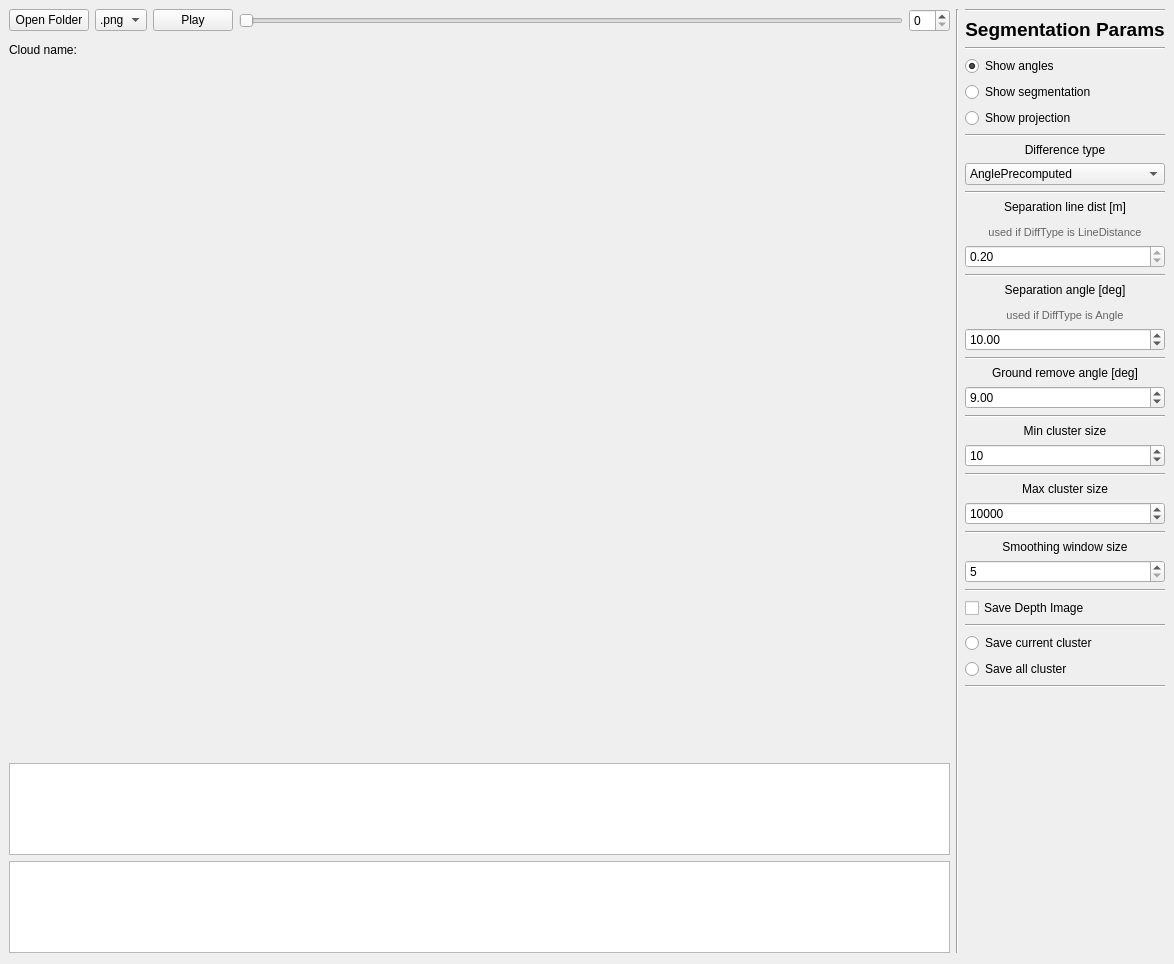
<?xml version="1.0" encoding="UTF-8"?>
<ui version="4.0">
 <class>OpenGlFolderPlayer</class>
 <widget class="QWidget" name="OpenGlFolderPlayer">
  <property name="geometry">
   <rect>
    <x>0</x>
    <y>0</y>
    <width>1174</width>
    <height>964</height>
   </rect>
  </property>
  <property name="sizePolicy">
   <sizepolicy hsizetype="MinimumExpanding" vsizetype="MinimumExpanding">
    <horstretch>0</horstretch>
    <verstretch>0</verstretch>
   </sizepolicy>
  </property>
  <property name="windowTitle">
   <string>Form</string>
  </property>
  <layout class="QGridLayout" name="gridLayout" columnstretch="0,0,0">
   <property name="leftMargin">
    <number>9</number>
   </property>
   <property name="topMargin">
    <number>9</number>
   </property>
   <property name="rightMargin">
    <number>9</number>
   </property>
   <item row="0" column="0">
    <layout class="QHBoxLayout" name="hor_lay_controls">
     <item>
      <widget class="QPushButton" name="btn_open_folder">
       <property name="text">
        <string>Open Folder</string>
       </property>
      </widget>
     </item>
     <item>
      <widget class="QComboBox" name="cmb_extension">
       <property name="currentIndex">
        <number>2</number>
       </property>
       <item>
        <property name="text">
         <string>.txt</string>
        </property>
       </item>
       <item>
        <property name="text">
         <string>.pcd</string>
        </property>
       </item>
       <item>
        <property name="text">
         <string>.png</string>
        </property>
       </item>
       <item>
        <property name="text">
         <string>.bin</string>
        </property>
       </item>
       <item>
        <property name="text">
         <string>.exr</string>
        </property>
       </item>
      </widget>
     </item>
     <item>
      <widget class="QPushButton" name="btn_play">
       <property name="text">
        <string>Play</string>
       </property>
      </widget>
     </item>
     <item>
      <widget class="QSlider" name="sldr_navigate_clouds">
       <property name="orientation">
        <enum>Qt::Horizontal</enum>
       </property>
      </widget>
     </item>
     <item>
      <widget class="QSpinBox" name="spnbx_current_cloud"/>
     </item>
    </layout>
   </item>
   <item row="1" column="0">
    <layout class="QVBoxLayout" name="ver_layout_vis" stretch="1,30,4,4">
     <item>
      <layout class="QHBoxLayout" name="horizontalLayout" stretch="1,4">
       <property name="sizeConstraint">
        <enum>QLayout::SetNoConstraint</enum>
       </property>
       <item>
        <widget class="QLabel" name="lbl_cloud_name_explain">
         <property name="text">
          <string>Cloud name:</string>
         </property>
        </widget>
       </item>
       <item>
        <widget class="QLabel" name="lbl_cloud_name">
         <property name="text">
          <string>&lt;cloud_name&gt;</string>
         </property>
         <property name="textFormat">
          <enum>Qt::PlainText</enum>
         </property>
         <property name="scaledContents">
          <bool>true</bool>
         </property>
        </widget>
       </item>
      </layout>
     </item>
     <item>
      <widget class="Viewer" name="gl_widget" native="true">
       <property name="sizePolicy">
        <sizepolicy hsizetype="MinimumExpanding" vsizetype="MinimumExpanding">
         <horstretch>0</horstretch>
         <verstretch>0</verstretch>
        </sizepolicy>
       </property>
       <property name="minimumSize">
        <size>
         <width>640</width>
         <height>480</height>
        </size>
       </property>
       <property name="autoFillBackground">
        <bool>false</bool>
       </property>
      </widget>
     </item>
     <item>
      <widget class="QGraphicsView" name="gfx_labels">
       <property name="sizePolicy">
        <sizepolicy hsizetype="MinimumExpanding" vsizetype="MinimumExpanding">
         <horstretch>0</horstretch>
         <verstretch>0</verstretch>
        </sizepolicy>
       </property>
       <property name="minimumSize">
        <size>
         <width>900</width>
         <height>80</height>
        </size>
       </property>
       <property name="maximumSize">
        <size>
         <width>16777215</width>
         <height>16777215</height>
        </size>
       </property>
       <property name="renderHints">
        <set>QPainter::Antialiasing|QPainter::TextAntialiasing</set>
       </property>
       <property name="viewportUpdateMode">
        <enum>QGraphicsView::SmartViewportUpdate</enum>
       </property>
      </widget>
     </item>
     <item>
      <widget class="QGraphicsView" name="gfx_projection_view">
       <property name="sizePolicy">
        <sizepolicy hsizetype="MinimumExpanding" vsizetype="MinimumExpanding">
         <horstretch>0</horstretch>
         <verstretch>0</verstretch>
        </sizepolicy>
       </property>
       <property name="minimumSize">
        <size>
         <width>900</width>
         <height>80</height>
        </size>
       </property>
       <property name="maximumSize">
        <size>
         <width>16777215</width>
         <height>16777215</height>
        </size>
       </property>
      </widget>
     </item>
    </layout>
   </item>
   <item row="0" column="2" rowspan="2">
    <layout class="QVBoxLayout" name="ver_lay_segment">
     <item>
      <widget class="Line" name="line_3">
       <property name="orientation">
        <enum>Qt::Horizontal</enum>
       </property>
      </widget>
     </item>
     <item>
      <widget class="QLabel" name="label_4">
       <property name="font">
        <font>
         <pointsize>14</pointsize>
         <weight>75</weight>
         <bold>true</bold>
        </font>
       </property>
       <property name="text">
        <string>&lt;html&gt;&lt;head/&gt;&lt;body&gt;&lt;p align=&quot;center&quot;&gt;Segmentation Params&lt;/p&gt;&lt;/body&gt;&lt;/html&gt;</string>
       </property>
       <property name="textFormat">
        <enum>Qt::AutoText</enum>
       </property>
      </widget>
     </item>
     <item>
      <widget class="Line" name="line_8">
       <property name="orientation">
        <enum>Qt::Horizontal</enum>
       </property>
      </widget>
     </item>
     <item>
      <widget class="QRadioButton" name="radio_show_angles">
       <property name="text">
        <string>Show angles</string>
       </property>
       <property name="checked">
        <bool>true</bool>
       </property>
      </widget>
     </item>
     <item>
      <widget class="QRadioButton" name="radio_show_segmentation">
       <property name="text">
        <string>Show segmentation</string>
       </property>
      </widget>
     </item>
     <item>
      <widget class="QRadioButton" name="radio_show_projection">
       <property name="text">
        <string>Show projection</string>
       </property>
      </widget>
     </item>
     <item>
      <widget class="Line" name="line_9">
       <property name="orientation">
        <enum>Qt::Horizontal</enum>
       </property>
      </widget>
     </item>
     <item>
      <widget class="QLabel" name="label_5">
       <property name="text">
        <string>&lt;html&gt;&lt;head/&gt;&lt;body&gt;&lt;p align=&quot;center&quot;&gt;Difference type&lt;/p&gt;&lt;/body&gt;&lt;/html&gt;</string>
       </property>
      </widget>
     </item>
     <item>
      <widget class="QComboBox" name="cmb_diff_type">
       <property name="currentIndex">
        <number>1</number>
       </property>
       <item>
        <property name="text">
         <string>Angle</string>
        </property>
       </item>
       <item>
        <property name="text">
         <string>AnglePrecomputed</string>
        </property>
       </item>
       <item>
        <property name="text">
         <string>LineDistance</string>
        </property>
       </item>
       <item>
        <property name="text">
         <string>LineDistancePrecomputed</string>
        </property>
       </item>
       <item>
        <property name="text">
         <string>Simple</string>
        </property>
       </item>
      </widget>
     </item>
     <item>
      <widget class="Line" name="line_10">
       <property name="orientation">
        <enum>Qt::Horizontal</enum>
       </property>
      </widget>
     </item>
     <item>
      <widget class="QLabel" name="label_6">
       <property name="text">
        <string>&lt;html&gt;&lt;head/&gt;&lt;body&gt;&lt;p align=&quot;center&quot;&gt;Separation line dist [m]&lt;/p&gt;&lt;p align=&quot;center&quot;&gt;&lt;span style=&quot; font-size:8pt; color:#656565;&quot;&gt;used if DiffType is LineDistance&lt;/span&gt;&lt;/p&gt;&lt;/body&gt;&lt;/html&gt;</string>
       </property>
      </widget>
     </item>
     <item>
      <widget class="QDoubleSpinBox" name="spnbx_line_dist_threshold">
       <property name="readOnly">
        <bool>true</bool>
       </property>
       <property name="maximum">
        <double>99.000000000000000</double>
       </property>
       <property name="singleStep">
        <double>0.100000000000000</double>
       </property>
       <property name="value">
        <double>0.200000000000000</double>
       </property>
      </widget>
     </item>
     <item>
      <widget class="Line" name="line_11">
       <property name="orientation">
        <enum>Qt::Horizontal</enum>
       </property>
      </widget>
     </item>
     <item>
      <widget class="QLabel" name="lbl_separation_angle">
       <property name="text">
        <string>&lt;html&gt;&lt;head/&gt;&lt;body&gt;&lt;p align=&quot;center&quot;&gt;Separation angle [deg]&lt;/p&gt;&lt;p align=&quot;center&quot;&gt;&lt;span style=&quot; font-size:8pt; color:#656565;&quot;&gt;used if DiffType is Angle&lt;/span&gt;&lt;/p&gt;&lt;/body&gt;&lt;/html&gt;</string>
       </property>
      </widget>
     </item>
     <item>
      <widget class="QDoubleSpinBox" name="spnbx_separation_angle">
       <property name="minimum">
        <double>1.000000000000000</double>
       </property>
       <property name="maximum">
        <double>180.000000000000000</double>
       </property>
       <property name="value">
        <double>10.000000000000000</double>
       </property>
      </widget>
     </item>
     <item>
      <widget class="Line" name="line">
       <property name="orientation">
        <enum>Qt::Horizontal</enum>
       </property>
      </widget>
     </item>
     <item>
      <widget class="QLabel" name="lbl_ground_angle">
       <property name="text">
        <string>&lt;html&gt;&lt;head/&gt;&lt;body&gt;&lt;p align=&quot;center&quot;&gt;Ground remove angle [deg]&lt;/p&gt;&lt;/body&gt;&lt;/html&gt;</string>
       </property>
      </widget>
     </item>
     <item>
      <widget class="QDoubleSpinBox" name="spnbx_ground_angle">
       <property name="minimum">
        <double>1.000000000000000</double>
       </property>
       <property name="maximum">
        <double>90.000000000000000</double>
       </property>
       <property name="value">
        <double>9.000000000000000</double>
       </property>
      </widget>
     </item>
     <item>
      <widget class="Line" name="line_2">
       <property name="orientation">
        <enum>Qt::Horizontal</enum>
       </property>
      </widget>
     </item>
     <item>
      <widget class="QLabel" name="label">
       <property name="text">
        <string>&lt;html&gt;&lt;head/&gt;&lt;body&gt;&lt;p align=&quot;center&quot;&gt;Min cluster size&lt;/p&gt;&lt;/body&gt;&lt;/html&gt;</string>
       </property>
      </widget>
     </item>
     <item>
      <widget class="QSpinBox" name="spnbx_min_cluster_size">
       <property name="maximum">
        <number>100000</number>
       </property>
       <property name="value">
        <number>10</number>
       </property>
      </widget>
     </item>
     <item>
      <widget class="Line" name="line_4">
       <property name="orientation">
        <enum>Qt::Horizontal</enum>
       </property>
      </widget>
     </item>
     <item>
      <widget class="QLabel" name="label_2">
       <property name="text">
        <string>&lt;html&gt;&lt;head/&gt;&lt;body&gt;&lt;p align=&quot;center&quot;&gt;Max cluster size&lt;/p&gt;&lt;/body&gt;&lt;/html&gt;</string>
       </property>
      </widget>
     </item>
     <item>
      <widget class="QSpinBox" name="spnbx_max_cluster_size">
       <property name="maximum">
        <number>1000000</number>
       </property>
       <property name="value">
        <number>10000</number>
       </property>
      </widget>
     </item>
     <item>
      <widget class="Line" name="line_5">
       <property name="orientation">
        <enum>Qt::Horizontal</enum>
       </property>
      </widget>
     </item>
     <item>
      <widget class="QLabel" name="label_3">
       <property name="text">
        <string>&lt;html&gt;&lt;head/&gt;&lt;body&gt;&lt;p align=&quot;center&quot;&gt;Smoothing window size&lt;/p&gt;&lt;/body&gt;&lt;/html&gt;</string>
       </property>
      </widget>
     </item>
     <item>
      <widget class="QSpinBox" name="spnbx_smooth_window_size">
       <property name="minimum">
        <number>5</number>
       </property>
       <property name="maximum">
        <number>11</number>
       </property>
       <property name="singleStep">
        <number>2</number>
       </property>
       <property name="value">
        <number>5</number>
       </property>
      </widget>
     </item>
     <item>
      <widget class="Line" name="line_6">
       <property name="orientation">
        <enum>Qt::Horizontal</enum>
       </property>
      </widget>
     </item>
     <item>
      <widget class="QCheckBox" name="checkBox_saveDepthImage">
       <property name="text">
        <string>Save Depth Image</string>
       </property>
      </widget>
     </item>
     <item>
      <widget class="Line" name="line_12">
       <property name="orientation">
        <enum>Qt::Horizontal</enum>
       </property>
      </widget>
     </item>
     <item>
      <widget class="QRadioButton" name="radio_save_current_cluster">
       <property name="text">
        <string>Save current cluster</string>
       </property>
      </widget>
     </item>
     <item>
      <widget class="QRadioButton" name="radio_save_all_cluster">
       <property name="text">
        <string>Save all cluster</string>
       </property>
      </widget>
     </item>
     <item>
      <widget class="Line" name="line_13">
       <property name="orientation">
        <enum>Qt::Horizontal</enum>
       </property>
      </widget>
     </item>
     <item>
      <spacer name="verticalSpacer">
       <property name="orientation">
        <enum>Qt::Vertical</enum>
       </property>
       <property name="sizeHint" stdset="0">
        <size>
         <width>20</width>
         <height>40</height>
        </size>
       </property>
      </spacer>
     </item>
    </layout>
   </item>
   <item row="0" column="1" rowspan="2">
    <widget class="Line" name="line_7">
     <property name="orientation">
      <enum>Qt::Vertical</enum>
     </property>
    </widget>
   </item>
  </layout>
 </widget>
 <customwidgets>
  <customwidget>
   <class>Viewer</class>
   <extends>QWidget</extends>
   <header location="global">qt/viewer/viewer.h</header>
   <container>1</container>
  </customwidget>
 </customwidgets>
 <resources/>
 <connections>
  <connection>
   <sender>sldr_navigate_clouds</sender>
   <signal>valueChanged(int)</signal>
   <receiver>spnbx_current_cloud</receiver>
   <slot>setValue(int)</slot>
   <hints>
    <hint type="sourcelabel">
     <x>497</x>
     <y>519</y>
    </hint>
    <hint type="destinationlabel">
     <x>912</x>
     <y>520</y>
    </hint>
   </hints>
  </connection>
  <connection>
   <sender>spnbx_current_cloud</sender>
   <signal>valueChanged(int)</signal>
   <receiver>sldr_navigate_clouds</receiver>
   <slot>setValue(int)</slot>
   <hints>
    <hint type="sourcelabel">
     <x>912</x>
     <y>520</y>
    </hint>
    <hint type="destinationlabel">
     <x>497</x>
     <y>519</y>
    </hint>
   </hints>
  </connection>
 </connections>
</ui>
